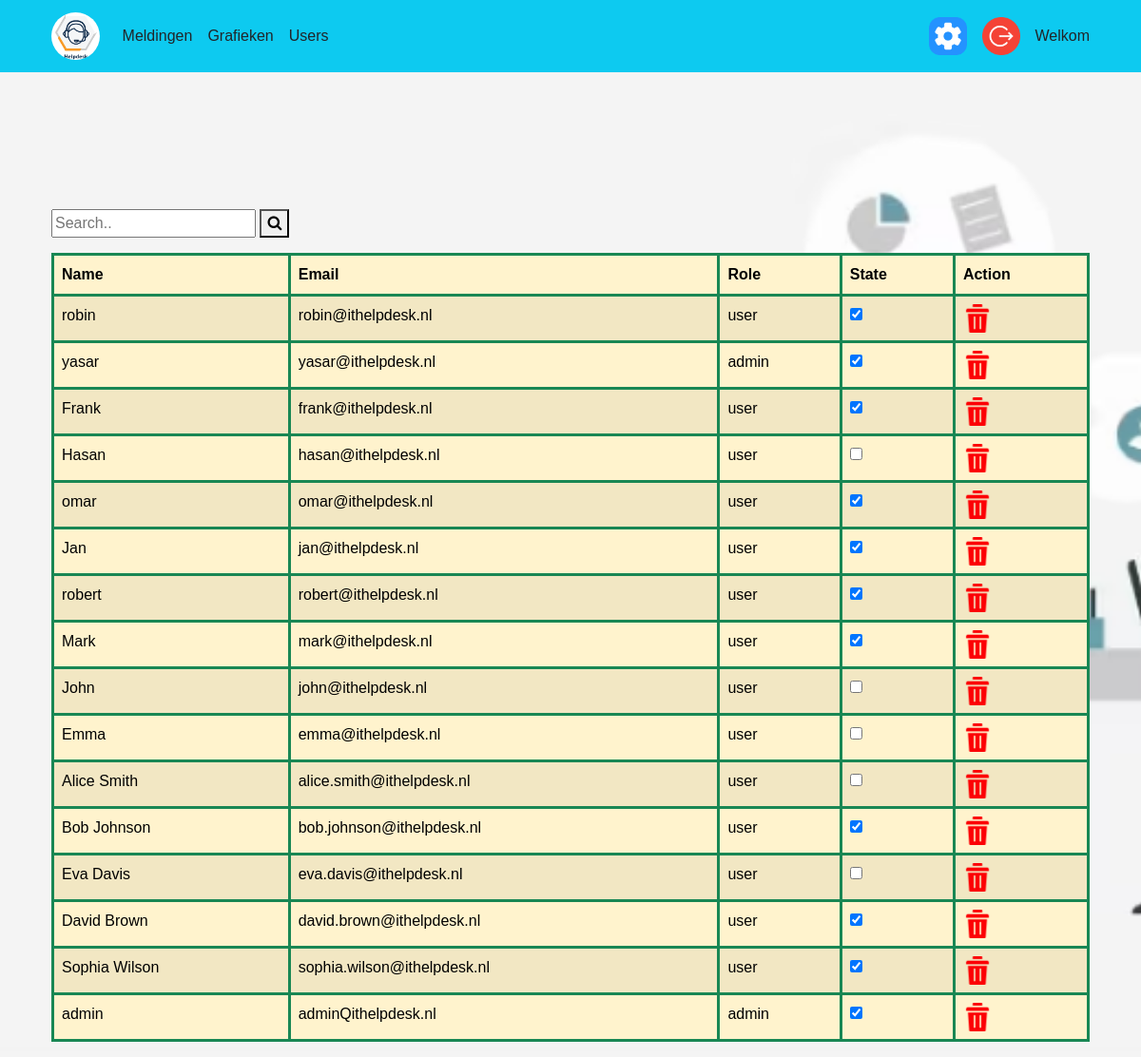
Before: /dashboard/users with the older database file.
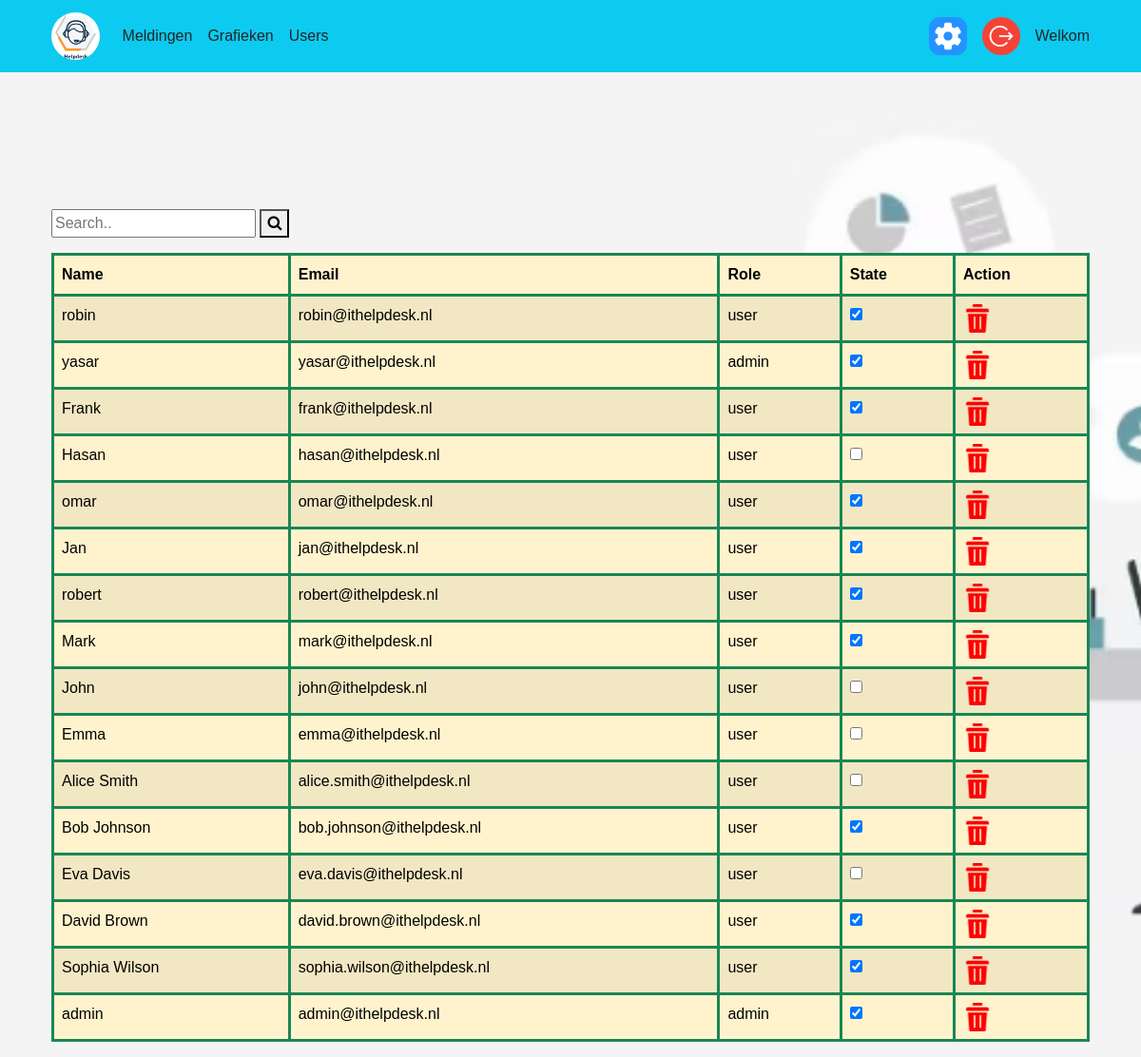
After: the same page with the newer database file.
### helpdesk/models.py (models this page shows, shortened)
class Users(models.Model):
   id= models.AutoField(primary_key=True)
   name = models.CharField(max_length=50)
   email = models.CharField(max_length=50)
   password= models.TextField(max_length=50)
   secret= models.TextField(default="")
   role= models.TextField()
   is_active= models.BooleanField(default=True)

### helpdesk/views.py (the view)
# urls.py: path("dashboard/users", views.users, name="users"),
def users(request):
    search_term=""
    if "search_term" in request.GET:
        search_term= request.GET["search_term"]
        users = Users.objects.filter(
            Q(name__icontains=search_term) |
            Q(email__icontains=search_term)
        )
    else:
        users= Users.objects.all()
    return render(request, "users.html", {"data": users, "search_term":search_term})

### helpdesk/templates/users.html (shortened to what this page needs)
{% extends 'master.html' %}
{% load static%}
{% block content %}
{% include "partials/_admin.html" %}
<div class="container mt-5" >
<form action="">
  <div class="search-container mb-3">
    <input id="search_item" type="text" placeholder="Search.." name="search_term">
    <button id="search_btn" type="submit"><i class="fa fa-search"></i></button>
</div>
</form>
<table class="table table-warning table-striped table-hover table-bordered border-success">
            <thead>
            <tr>
            <th>Name</th>
            <th>Email</th>
            <th>Role</th>
            <th>State</th>
            <th>Action</th>
            </tr>
            </thead>
  <tbody id="search_user">
            {%  for user in data %}
            <tr>
                <td>{{ user.name }}</td>
                <td>{{ user.email }}</td>
                <td>{{ user.role }}</td>
                {% if user.is_active %}
                <td>
                 <input id= "{{ user.id }}" type="checkbox" class="js-switch" checked />
                </td>
                {% else %}
                <td>
                   <input id="{{ user.id }}" type="checkbox" class="js-switch"  />
                </td>
                {% endif %}
                <td>
                        <img id="{{ user.id }}_img" class="user_delete" width="30" src="{% static 'images/delete.png' %}" alt="">
                </td>
            </tr>
            {% endfor %}
  </tbody>
</table>
</div>
{% endblock %}

### helpdesk/templates/master.html (shortened to what this page needs)
{% load static %}
<!DOCTYPE html>
<html lang="en">
<head>
<link href="https://cdn.jsdelivr.net/npm/bootstrap@5.3.2/dist/css/bootstrap.min.css" rel="stylesheet">
<link href="https://cdn.jsdelivr.net/npm/bootstrap@5.1.3/dist/css/bootstrap.min.css" rel="stylesheet">
<link rel="stylesheet" href="https://cdnjs.cloudflare.com/ajax/libs/font-awesome/4.7.0/css/font-awesome.min.css">
<link href="{% static 'style/style.css' %}" rel="stylesheet">
<link rel="stylesheet" href="https://cdnjs.cloudflare.com/ajax/libs/switchery/0.8.2/switchery.css">
</head>
<body>
{% block content %}
{% endblock %}
</body>
</html>

### helpdesk/templates/partials/_admin.html (shortened to what this page needs)
 {% load static %}
 <nav class="navbar navbar-dark bg-info navbar-expand-lg ">
            <div class="container">
                <a class="navbar-brand text-dark" href="/">
                        <img
                        src="{% static 'images/logo.PNG' %}"
                        class="rounded-circle"
                        height="50"
                        alt="Black and White Portrait of a Man"
                        loading="lazy"
                      />
                </a>
                <div class="collapse navbar-collapse" id="navbar">
                    <ul class="navbar-nav me-auto">
                        <li class="nav-item">
                            <a class="nav-link text-dark" href="{% url 'all_tickets' %}">Meldingen </a>
                        </li>
                        <li class="nav-item">
                                    <a id="grafiek" class="nav-link text-dark"  href="{% url 'grafiek' %}">Grafieken </a>
                                </li>
                    <li class="nav-item">
                        <a id="users" class="nav-link text-dark"  href="{% url 'users' %}">Users </a>
                    </li>
                    </ul>
                    <div class="d-flex justify-content-evenly">
                         <div id="settings" class="me-3">
                         <img height="40" src="{% static 'images/settings.png'%}" alt="">
                     </div>
                      <div class="me-3">
                          <a href="/logout">
                              <img height="40" src="{% static 'images/logout.png'%}" alt="">
                          </a>
                     </div>
                 </div>
                   <div class="text-dark">
                          Welkom {{ request.session.name|title }}
                      </div>
                        </div>
                        </div>
        </nav>
<div class="container mt-5 pt-5 ">
</div>

### helpdesk/static/style/style.css (style rules this page uses)
td, th { border-width: 3px !important; }
body { font-family: "Trebuchet MS", Helvetica, sans-serif !important; }
* { box-sizing: border-box; }

Changed rows visible on the page:
changed Users: email "adminQithelpdesk.nl" → "admin@ithelpdesk.nl"
